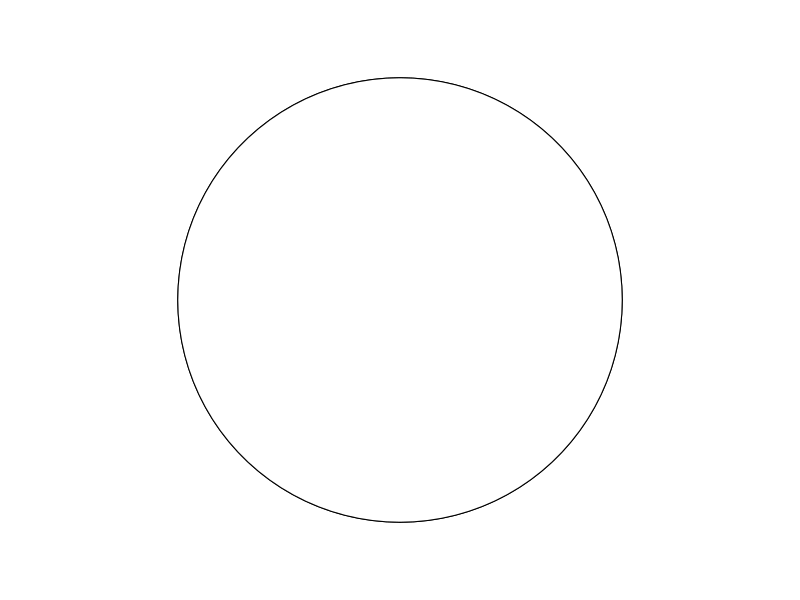
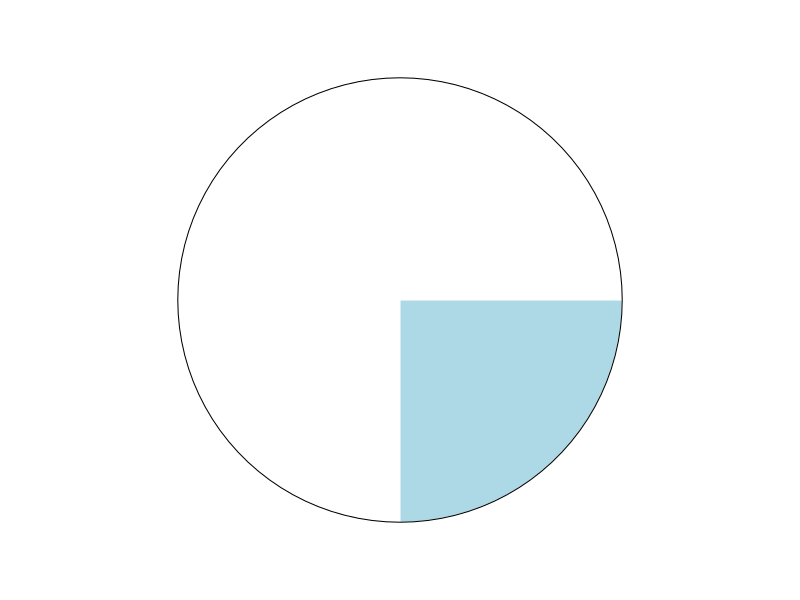
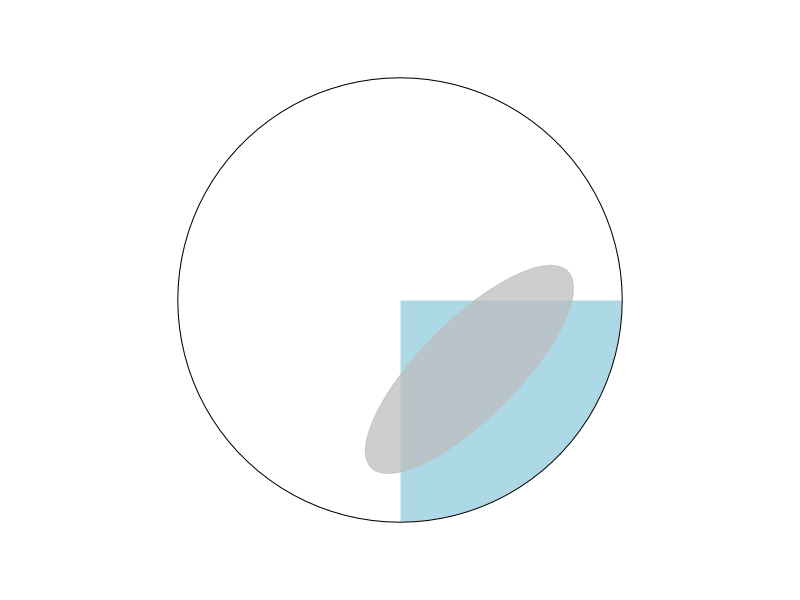
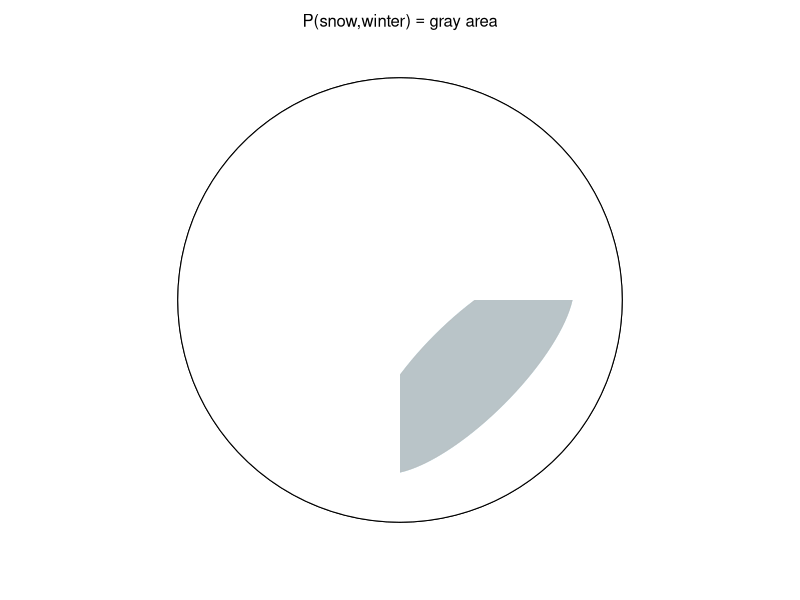
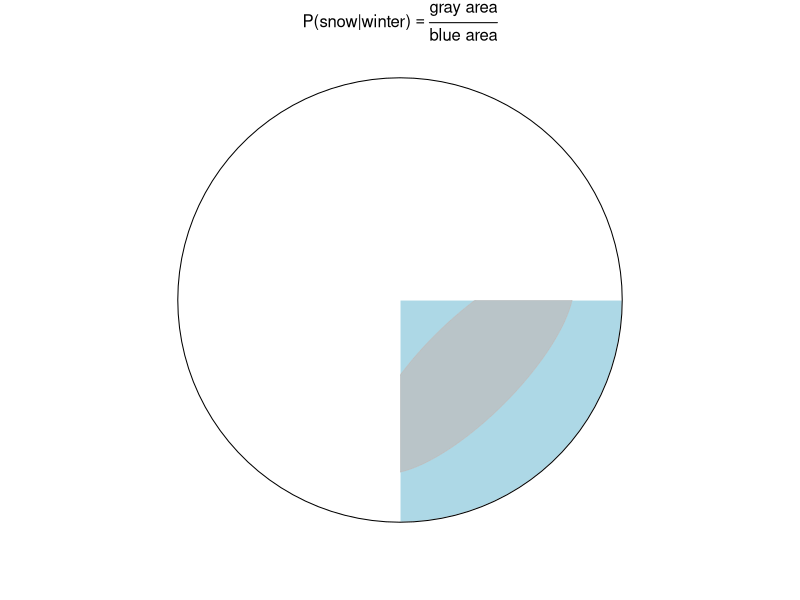
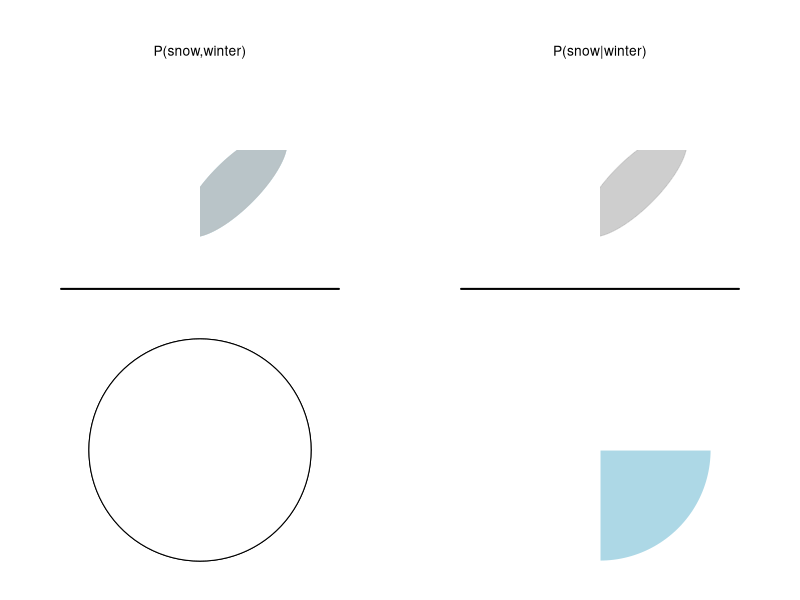
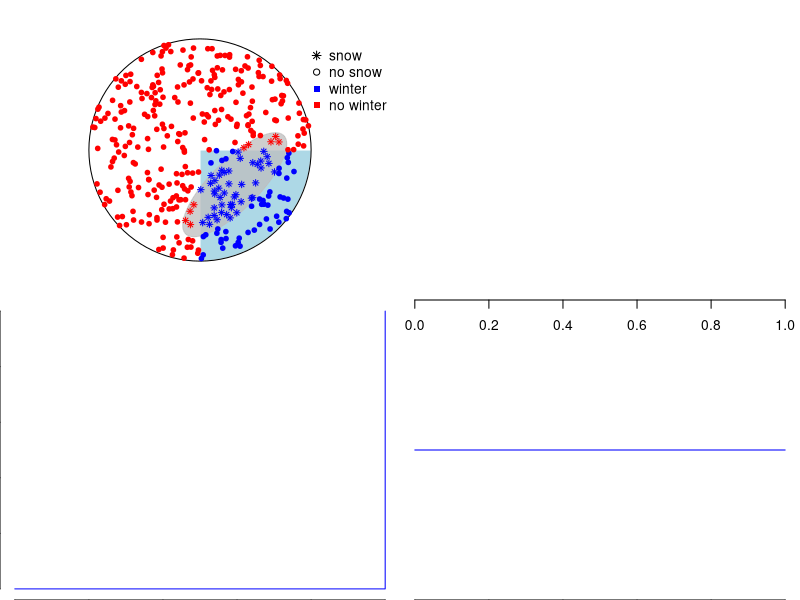
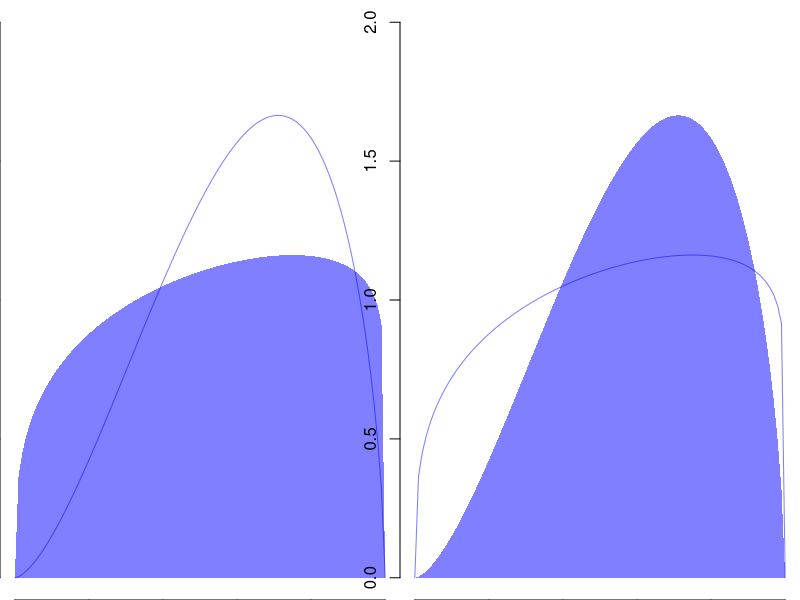

Generate these figures, in order, with R:
## ---- chunk 1
knitr::opts_chunk$set(echo = TRUE, dpi = 300)
## ---- chunk 2
library(plotrix)
par(mar = c(0,0,0,0))
pie(c(3,1), labels = "")
draw.circle(0,0,.8, col ="white")
## ---- chunk 3
draw_pie = function() {
  par(mar = c(0,0,0,0))
  pie(c(3,1), labels = "", border = "white")
  draw.circle(0,0,.8)
}
draw_pie()
## ---- chunk 4
draw_pie()
e.rot = 45
h.e = .25
k.e = -.25
a.e = .5
b.e = .175
draw_ellipse = function() {
  draw.ellipse(h.e,k.e,a.e,b.e , angle = e.rot,
               col = adjustcolor("grey",alpha = .75),
               border = adjustcolor("grey",alpha = .75)) 
}
draw_ellipse()
## ---- chunk 5
par(mar = c(0,0,0,0))
pie(c(3,1), labels = "")
draw.circle(0,0,.8, col ="white")
draw.ellipse(h.e,k.e,a.e,b.e , col = "lightblue", angle = e.rot, border = "lightblue")
draw_ellipse()
rect(0,0,.7,.2, col = "white", border = NA)
rect(0,0,-.2,-.7, col = "white", border = NA)
text(0,1,expression("P(snow,winter)" =="gray area"))
## ---- chunk 6
par(mar = c(0,0,0,0))
pie(c(3,1), labels = "", border = "white")
draw.circle(0,0,.8)
text(0,1,expression("P(snow|winter)" == frac("gray area", "blue area")))
draw_ellipse()
rect(0,0,.7,.2, col = "white", border = NA)
rect(0,0,-.2,-.7, col = "white", border = NA)
## ---- chunk 7
par(mar = c(0,0,0,0), mfrow = c(2,2))
pie(c(3,1), labels = "", ylim = c(0,-.5))
draw.circle(0,0,.9, col ="white", border = "white")
draw.ellipse(h.e,k.e,a.e,b.e , col = "lightblue", angle = e.rot, border = "lightblue")
draw_ellipse()
rect(0,0,.7,.2, col = "white", border = NA)
rect(0,0,-.2,-.7, col = "white", border = NA)
lines(c(-1,1),c(-1,-1), lwd = 2)
text(0,.7,"P(snow,winter)")

pie(c(3,1), labels = "")
draw.circle(0,0,.9, col ="white", border = "white")
draw_ellipse()
rect(0,0,.7,.2, col = "white", border = NA)
rect(0,0,-.2,-.7, col = "white", border = NA)
text(0,.7,"P(snow|winter)")
lines(c(-1,1),c(-1,-1), lwd = 2)

pie(c(3,1), labels = "")
draw.circle(0,0,.8, col ="white")


pie(c(3,1), labels = "", border = "white")
## ---- chunk 8
shift_rotate = function(xy,shift_x, shift_y, angle) {
  theta = 2*pi/(1/(angle/360))
  trans.mat = transf = matrix(c(cos(theta),-sin(theta),sin(theta),cos(theta)),nrow = 2)
  
  x.e = xy[1] - shift_x
  y.e = xy[2] - shift_y
  
  xy_transf = trans.mat %*% matrix(c(x.e,y.e))
  
  return(xy.r = c(
    x.r = shift_x + xy_transf[1],
    y.r = shift_y + xy_transf[2]  
  ))
}

in_ellipse = function(xy,h,k,a,b, e.rot) {
  xy.r = shift_rotate(xy,h,k,e.rot)
  (xy.r[1]-h)^2/a^2 + (xy.r[2]-k)^2/b^2 <= 1
}

rpoint_in_circle = function() {
  r = 0.8 * sqrt(runif(1))
  theta = runif(1) * 2 * pi
  return(c(0 + r * cos(theta),
           0 + r * sin(theta)))
}

## ---- chunk 9
set.seed(123)
draw_pie()
draw_ellipse()

N = 365
is.winter = vector(length = N) # vector to count winter days
is.snow = vector(length = N) # vector to count snow days

for (k in 1:N) {
  # generate random point with custom function
  xy = rpoint_in_circle()
  
  # check if it is a snow day, i.e. in ellipse, with custom function
  is.snow[k] = in_ellipse(xy,h.e,k.e,a.e,b.e,e.rot)
  # check if it is a winter day
  is.winter[k] = xy[1] > 0 & xy[2] < 0
  
  # plot points
  points(xy[1],xy[2],
         pch = ifelse(is.snow[k] == T,8,21), cex = .75,
         bg = ifelse(is.winter[k] == T,"blue","red"),
         col = ifelse(is.winter[k] == T,"blue","red"))

}

legend(.75,.8,
       pch = c(8,21,15,15), bty = "n",
       col = c("black","black","blue","red"),
       legend = c("snow","no snow", "winter", "no winter"))
## ---- chunk 10
N_winter = sum(is.winter)
P_winter = N_winter/N
P_winter
## ---- chunk 11
N_snow = sum(is.snow)
P_snow = N_snow/N
P_snow
## ---- chunk 12
# logical indexing:
# is.snow[is.winter] returns only those entries of the 
# vector is.snow that are at positions where the 
# value for is.winter is TRUE
N_winter_and_snow = sum(is.snow[is.winter]) 
P_winter_and_snow = N_winter_and_snow/N
P_winter_and_snow
## ---- chunk 13
P_snow_given_winter = N_winter_and_snow/N_winter
P_snow_given_winter
## ---- chunk 14
P_snow_given_winter = P_winter_and_snow/P_winter
## ---- chunk 15
plot(0, type = "n", xlim = c(0,1), 
     yaxt = "n", ylab = "", 
     xlab = "p",
     bty = "n")
## ---- chunk 16
plot(c(0,1,1),
     c(0,0,1),
     type = "l", xlim = c(0,1), 
     ylab = "density",
     xlab = "p",
     col = "blue",
     bty = "n")
## ---- chunk 17
curve(dbeta(x,1,1),
      ylab = "density", 
      xlab = "p", 
      bty = "n",
      col = "blue",
      yaxt = "n")
## ---- chunk 18
filled.beta = function(a = 1, b = 1, col = "blue", border = NA, ylim = NULL, add = F) {
  x = seq(0,1,.01)
  y = dbeta(x,a,b)
  x.poly <- c(x, tail(x,1), head(x,1))
  y.poly <- c(y, 0, 0)
  if (is.null(ylim)) ylim = c(0,max(y))
  if (add == FALSE)
    plot(0,type = "n", ylim = ylim, xlab = "p", ylab = "density", xlim = c(0,1), bty = "n")
  polygon(x.poly, y.poly, col=col, border=border)
}
par(mfrow = c(1,2))
filled.beta(1.3,1.1, col = adjustcolor("blue", alpha = .5), ylim = c(0,2))
curve(dbeta(x,1.3*2,1.1*1.5), col = adjustcolor("blue", alpha = .5), add = T)
filled.beta(1.3*2,1.1*1.5, col = adjustcolor("blue", alpha = .5), ylim = c(0,2))
curve(dbeta(x,1.3,1.1), col = adjustcolor("blue", alpha = .5), add = T)
## ---- chunk 19
p = seq(0,1,length.out = 100)
prior = dbeta(p,2,1.5)
prior = prior/sum(prior)
plot(p,
     prior,
     type = 'l',
     xlab = "p",
     bty = "n",
     col = "blue")
## ---- chunk 20
trials = 4
successes = 3
likelihood = dbinom(successes,size = trials, prob = p)
likelihood = likelihood/sum(likelihood)
plot(p,
     likelihood,
     type = 'l',
     xlab = "p",
     bty = "n",
     col = "red")
## ---- chunk 21
posterior = prior * likelihood
plot(p,
     posterior,
     type = 'l',
     xlab = "p",
     bty = "n",
     col = "violet",
     lwd = 2)
## ---- chunk 22
posterior = prior * likelihood
posterior = posterior/sum(posterior)
plot(p,
     posterior,
     type = 'l',
     xlab = "p",
     col = "violet",
     lwd = 2)
lines(p,prior,col = "blue")
lines(p,likelihood,col = "red")
## ---- chunk 23
trials = 20
successes = 15
likelihood = dbinom(successes,size = trials, prob = p)
likelihood = likelihood/sum(likelihood)
posterior = prior * likelihood
posterior = posterior/sum(posterior)
plot(p,
     posterior,
     type = 'l',
     xlab = "p",
     col = "violet",
     lwd = 2)
lines(p,prior,col = "blue")
lines(p,likelihood,col = "red")
